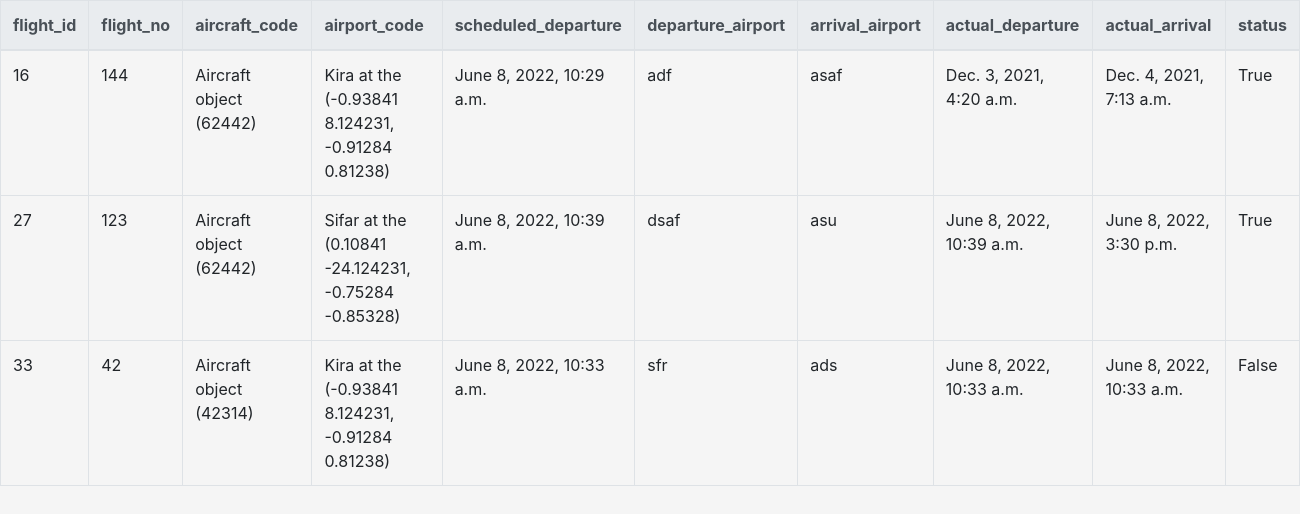
/aero/flight/, run on the app's committed database.
### aero/models.py (models this page shows, shortened)
class Flight(models.Model):
    flight_id = models.IntegerField(primary_key=True, unique=True, verbose_name='flight_id')
    flight_no = models.IntegerField(verbose_name='flight_no')
    aircraft_code = models.ForeignKey('Aircraft', to_field='aircraft_code', on_delete=models.PROTECT, verbose_name='aircraft_code')
    airport_code = models.ForeignKey('Airport', to_field='airport_code', on_delete=models.PROTECT, verbose_name='airport_code')
    scheduled_departure = models.DateTimeField(verbose_name='scheduled_departure')
    departure_airport = models.CharField(max_length=30, verbose_name='departure_airport')
    arrival_airport = models.CharField(max_length=30, verbose_name='arrival_airport')
    actual_departure = models.DateTimeField(verbose_name='actual_departure')
    actual_arrival = models.DateTimeField(verbose_name='actual_arrival')
    status = models.BooleanField(default=False, verbose_name='status')

class Aircraft(models.Model):
    aircraft_code = models.IntegerField(primary_key=True, unique=True, verbose_name='aircraft_code')
    range_of = models.IntegerField(verbose_name='range')
    model = models.CharField(max_length=20, verbose_name='model')

class Airport(models.Model):
    airport_code = models.IntegerField(primary_key=True, unique=True, verbose_name='airport_code')
    airport_name = models.CharField(max_length=30, verbose_name='airport_name')
    city = models.CharField(max_length=30, verbose_name='city')
    longitude = models.CharField(max_length=20, verbose_name='longitude')
    latitude = models.CharField(max_length=20, verbose_name='latitude')
    timezone = models.DateTimeField(verbose_name='timezone')
    def __str__(self):
        return self.airport_name + " at the (" + self.longitude + ", " + self.latitude + ")"

### aero/views.py (the view)
# urls.py: path('flight/', flight_index),
def flight_index(request):
    template = loader.get_template("flight/index.html")
    flights = Flight.objects.order_by("flight_id")
    context = { 'flights': flights }
    return HttpResponse(template.render(context, request))

### aero/templates/flight/index.html (shortened to what this page needs)
<!DOCTYPE html>
<html>
	<head>
		<link rel="stylesheet" href="https://cdn.jsdelivr.net/npm/bootstrap@4.3.1/dist/css/bootstrap.min.css">
	</head>
	<body style="background: whitesmoke;">
	<table class="table table-bordered table-hover">
	  <thead class="thead-light">
	    <tr>
	      <th scope="col">flight_id</th>
	      <th scope="col">flight_no</th>
	      <th scope="col">aircraft_code</th>
  	      <th scope="col">airport_code</th>
	      <th scope="col">scheduled_departure</th>
	      <th scope="col">departure_airport</th>
	      <th scope="col">arrival_airport</th>
	      <th scope="col">actual_departure</th>
	      <th scope="col">actual_arrival</th>
  	      <th scope="col">status</th>
	    </tr>
	  </thead>
	  <tbody>
		{% for flight in flights %}
	    <tr>
	      <td>{{flight.flight_id}}</td>
	      <td>{{flight.flight_no}}</td>
	      <td>{{flight.aircraft_code}}</td>
	      <td>{{flight.airport_code}}</td>
	      <td>{{flight.scheduled_departure}}</td>
	      <td>{{flight.departure_airport}}</td>
	      <td>{{flight.arrival_airport}}</td>
	      <td>{{flight.actual_departure}}</td>
	      <td>{{flight.actual_arrival}}</td>
	      <td>{{flight.status}}</td>
	    </tr>
		{% endfor %}
	  </tbody>
	</table>
	</body>
</html>

### data on the page
Flight: flight_id "16", flight_no "144", aircraft_code "Aircraft object (62442)", airport_code "Kira at the (-0.93841 8.124231, -0.91284 0.81238)", scheduled_departure "June 8, 2022, 10:29 a.m.", departure_airport "adf", arrival_airport "asaf", actual_departure "Dec. 3, 2021, 4:20 a.m.", actual_arrival "Dec. 4, 2021, 7:13 a.m.", status "True"
Flight: flight_id "27", flight_no "123", aircraft_code "Aircraft object (62442)", airport_code "Sifar at the (0.10841 -24.124231, -0.75284 -0.85328)", scheduled_departure "June 8, 2022, 10:39 a.m.", departure_airport "dsaf", arrival_airport "asu", actual_departure "June 8, 2022, 10:39 a.m.", actual_arrival "June 8, 2022, 3:30 p.m.", status "True"
Flight: flight_id "33", flight_no "42", aircraft_code "Aircraft object (42314)", airport_code "Kira at the (-0.93841 8.124231, -0.91284 0.81238)", scheduled_departure "June 8, 2022, 10:33 a.m.", departure_airport "sfr", arrival_airport "ads", actual_departure "June 8, 2022, 10:33 a.m.", actual_arrival "June 8, 2022, 10:33 a.m.", status "False"
